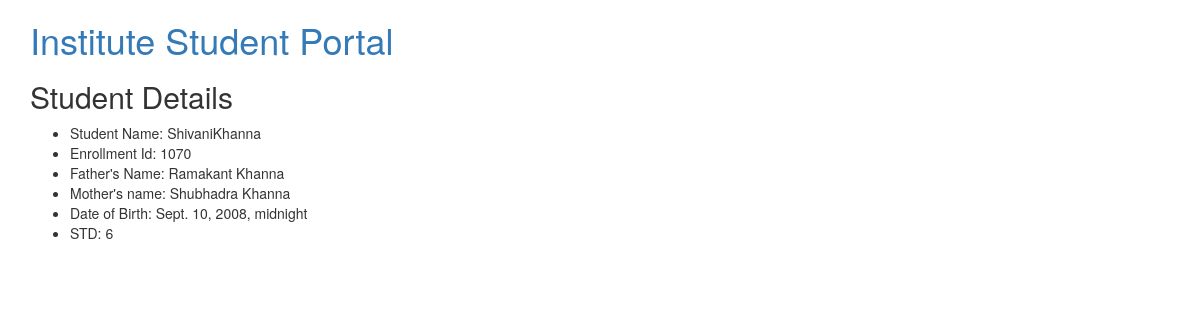
Page /1070/ on the committed database.
### student/models.py (models this page shows, shortened)
class StudentDetail (models.Model):
    gender_choices = [('M', 'Male'), ('F', 'Female')]
    gender = models.CharField(choices=gender_choices, max_length=1,
                              default=None, null=True)
    first_name = models.CharField(max_length=250)
    last_name = models.CharField(max_length=250)
    student_id = models.CharField(max_length=250, unique=True)
    fathers_name = models.CharField(max_length=250)
    mothers_name = models.CharField(max_length=250)
    dob = models.DateTimeField()
    objects = models.Manager()
    std_choices = [('1', 'I'), ('2', 'II'), ('3', 'III'), ('4', 'IV'),
                   ('5', 'V'), ('6', 'VI'), ('7', 'VII'), ('8', 'VIII'),
                   ('9', 'IX'), ('10', 'X')]
    std = models.CharField(choices=std_choices, max_length=4, default=None,
                           null=True)
    class Meta:
        verbose_name_plural = 'Student Details'

### student/views.py (the view)
# urls.py: path('<int:student_id>/', views.viewStudentDetails, name='student_details'),
def viewStudentDetails(request, **kwargs):
    student = get_object_or_404(StudentDetail, student_id=kwargs['student_id'])
    return render(request, 'detail.html', {'student': student})

### student/templates/detail.html (shortened to what this page needs)
{% extends "base.html" %}
{% block content %}
<h1>
    <a href="/">Institute Student Portal</a>
</h1>
<h2>Student Details</h2>
<ul>
    <li>Student Name: {{student.first_name}}{{student.last_name}}</li>
    <li>Enrollment Id: {{student.student_id}}</li>
    <li>Father's Name: {{student.fathers_name}}</li>
    <li>Mother's name: {{student.mothers_name}}</li>
    <li>Date of Birth: {{student.dob}}</li>
    <li>STD: {{student.std}}</li>
</ul>
{% endblock %}

### rows in the picture
StudentDetail: first_name "Shivani", last_name "Khanna", student_id "1070", fathers_name "Ramakant Khanna", mothers_name "Shubhadra Khanna", dob "Sept. 10, 2008, midnight", std "6"
